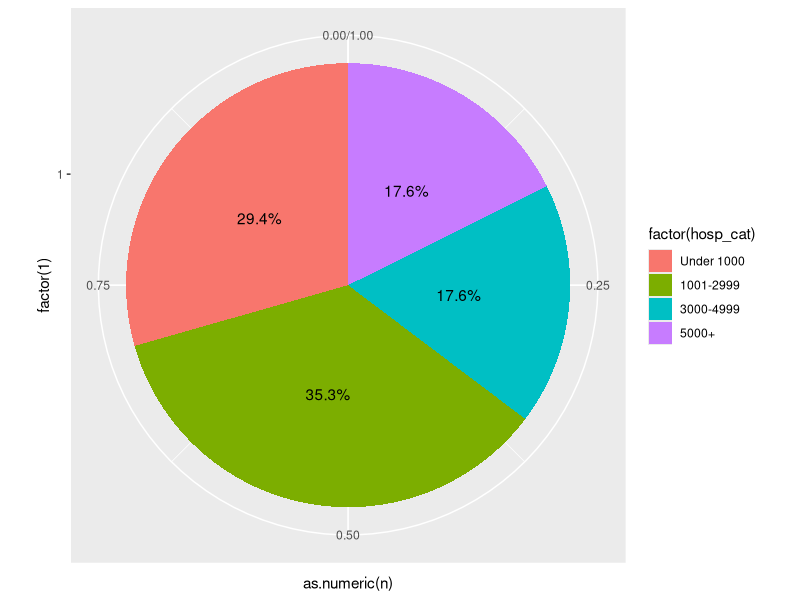

Here is the R script that generated this plot: (Note: this script raises an error after producing the figure.)
library(ggplot2)
library(dplyr)


setwd('L:/Postpartum Discharge Education/pde.spring.2017/data')

#hospital birth categories
hosp_cat<-c("Under 1000", "1001-2999","3000-4999", "5000+")
n<-as.numeric(c(5,6,3,3))
hosp<-cbind(hosp_cat,n)
hosp<-as.data.frame(hosp)
hosp$n<-as.numeric(as.character(hosp$n))
hosp_sum<-sum(hosp$n)

hosp$percent<-round((hosp$n/hosp_sum)*100,digits=1)
hosp$percent_lab <- paste(hosp$percent,"%", sep="")


hosp$hosp_cat <- factor(hosp$hosp_cat, levels=c("Under 1000", "1001-2999","3000-4999", "5000+"))

hosp$pos <- (cumsum(hosp$percent)-hosp$percent/2)  #calculate label position


pdf("hospital counts by delivery category.pdf",width=7,height=5)
c <- ggplot(hosp, aes(x=factor(1), y=as.numeric(n),fill=factor(hosp_cat),label=percent))
c<-c+geom_bar(stat="identity",width=1,position="fill")
c <-c + coord_polar(theta="y")
c<-c+geom_text(aes(x=factor(1), y=percent, label=percent_lab,ymax=percent),position=position_fill(vjust = 0.5))
c
dev.off()


#NICU Level
hosp_cat<-c("Level I", "Level II","Level III", "Level IV")
n<-as.numeric(c(2,8,11,2))
hosp<-cbind(hosp_cat,n)
hosp<-as.data.frame(hosp)
hosp$n<-as.numeric(as.character(hosp$n))
hosp_sum<-sum(hosp$n)

hosp$percent<-hosp$n/hosp_sum

pdf("hospital counts by NICU Level.pdf",width=7,height=5)
c <- ggplot(hosp, aes(x=factor(1), y=as.numeric(n),fill=factor(hosp_cat),label=percent))
c<-c+geom_bar(stat="identity",width=1,position="fill")
c <-c + coord_polar(theta="y")
c<-c+geom_text(aes(x=factor(1), y=percent, label=percent,ymax=percent),position=position_fill(width=1))
c
dev.off()


#Location of Triage
hosp_cat<-c("Separate triage intake room", "Triage evaluation area","Same room as where labor and birth occurs", "Other")
n<-as.numeric(c(7,12,3,1))
hosp<-cbind(hosp_cat,n)
hosp<-as.data.frame(hosp)
hosp$n<-as.numeric(as.character(hosp$n))
hosp_sum<-sum(hosp$n)

hosp$percent<-hosp$n/hosp_sum

pdf("Triage area.pdf",width=7,height=5)
c <- ggplot(hosp, aes(x=factor(1), y=as.numeric(n),fill=factor(hosp_cat),label=percent))
c<-c+geom_bar(stat="identity",width=1,position="fill")
c <-c + coord_polar(theta="y")
c<-c+geom_text(aes(x=factor(1), y=percent, label=percent,ymax=percent),position=position_fill(width=1))
c
dev.off()


#EMR

hosp_cat<-c("Cerner", "Epic","CPN (GE)", "Other")
n<-as.numeric(c(2,15,5,1))
hosp<-cbind(hosp_cat,n)
hosp<-as.data.frame(hosp)
hosp$n<-as.numeric(as.character(hosp$n))
hosp_sum<-sum(hosp$n)

hosp$percent<-hosp$n/hosp_sum

pdf("EMR.pdf",width=7,height=5)
c <- ggplot(hosp, aes(x=factor(1), y=as.numeric(n),fill=factor(hosp_cat),label=percent))
c<-c+geom_bar(stat="identity",width=1,position="fill")
c <-c + coord_polar(theta="y")
c<-c+geom_text(aes(x=factor(1), y=percent, label=percent,ymax=percent),position=position_fill(width=1))
c
dev.off()
